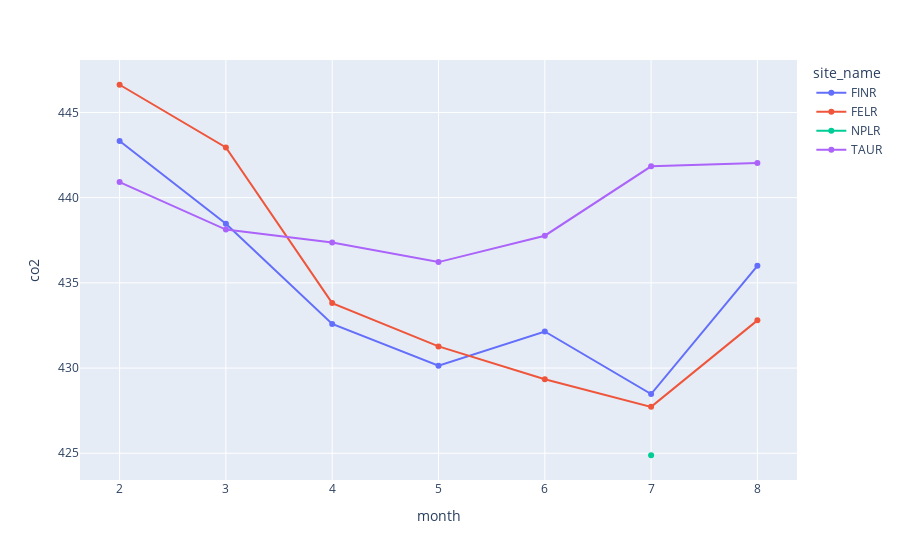

Notebook cell for this chart:
### Code cell
# west wind downwind
sites = ["FINR", "FELR", "NPLR", "TAUR"]
df_sites = []

for site in sites:
    
    df_sites.append(extract_monthly_site_data(df=df_1h, site_name=site, wind=[250,290]))
    
df_plot = pl.concat(df_sites)

fig = px.line(df_plot, x="month", y="co2", color="site_name", markers=True)
fig.show()

### Figure 1 — Plotly figure (JSON) as saved in the notebook; plotly's stock layout.template omitted (floating-point values rounded to 4 significant figures)
{"data": [{"hovertemplate": "site_name=FINR<br>month=%{x}<br>co2=%{y}<extra></extra>", "legendgroup": "FINR", "line": {"color": "#636efa", "dash": "solid"}, "marker": {"symbol": "circle"}, "mode": "lines+markers", "name": "FINR", "orientation": "v", "showlegend": true, "type": "scatter", "x": [2, 3, 4, 5, 6, 7, 8], "xaxis": "x", "y": [443.3, 438.5, 432.6, 430.1, 432.1, 428.5, 436.0], "yaxis": "y"}, {"hovertemplate": "site_name=FELR<br>month=%{x}<br>co2=%{y}<extra></extra>", "legendgroup": "FELR", "line": {"color": "#EF553B", "dash": "solid"}, "marker": {"symbol": "circle"}, "mode": "lines+markers", "name": "FELR", "orientation": "v", "showlegend": true, "type": "scatter", "x": [2, 3, 4, 5, 6, 7, 8], "xaxis": "x", "y": [446.6, 442.9, 433.8, 431.3, 429.3, 427.7, 432.8], "yaxis": "y"}, {"hovertemplate": "site_name=NPLR<br>month=%{x}<br>co2=%{y}<extra></extra>", "legendgroup": "NPLR", "line": {"color": "#00cc96", "dash": "solid"}, "marker": {"symbol": "circle"}, "mode": "lines+markers", "name": "NPLR", "orientation": "v", "showlegend": true, "type": "scatter", "x": [7], "xaxis": "x", "y": [424.9], "yaxis": "y"}, {"hovertemplate": "site_name=TAUR<br>month=%{x}<br>co2=%{y}<extra></extra>", "legendgroup": "TAUR", "line": {"color": "#ab63fa", "dash": "solid"}, "marker": {"symbol": "circle"}, "mode": "lines+markers", "name": "TAUR", "orientation": "v", "showlegend": true, "type": "scatter", "x": [2, 3, 4, 5, 6, 7, 8], "xaxis": "x", "y": [440.9, 438.1, 437.4, 436.2, 437.8, 441.8, 442.0], "yaxis": "y"}], "layout": {"legend": {"title": {"text": "site_name"}, "tracegroupgap": 0}, "margin": {"t": 60}, "xaxis": {"anchor": "y", "domain": [0, 1], "title": {"text": "month"}}, "yaxis": {"anchor": "x", "domain": [0, 1], "title": {"text": "co2"}}}}
